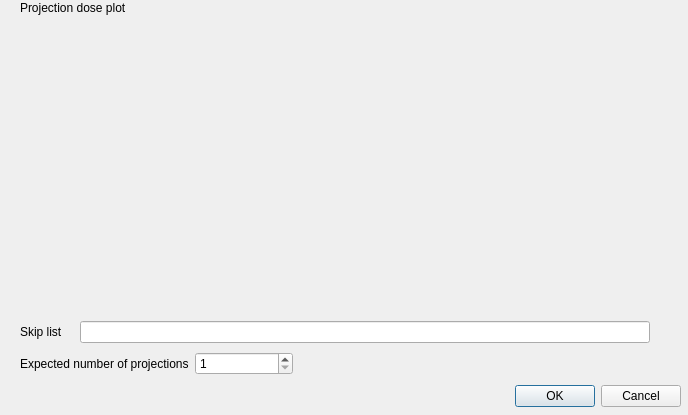
<?xml version="1.0" encoding="UTF-8"?>
<ui version="4.0">
 <class>FindSkipListDialog</class>
 <widget class="QDialog" name="FindSkipListDialog">
  <property name="geometry">
   <rect>
    <x>0</x>
    <y>0</y>
    <width>688</width>
    <height>415</height>
   </rect>
  </property>
  <property name="windowTitle">
   <string>Get projection skip list</string>
  </property>
  <widget class="QDialogButtonBox" name="buttonBox">
   <property name="geometry">
    <rect>
     <x>340</x>
     <y>380</y>
     <width>341</width>
     <height>32</height>
    </rect>
   </property>
   <property name="orientation">
    <enum>Qt::Horizontal</enum>
   </property>
   <property name="standardButtons">
    <set>QDialogButtonBox::Cancel|QDialogButtonBox::Ok</set>
   </property>
  </widget>
  <widget class="QtAddons::Plotter" name="plotProjectionDose" native="true">
   <property name="geometry">
    <rect>
     <x>20</x>
     <y>20</y>
     <width>651</width>
     <height>291</height>
    </rect>
   </property>
  </widget>
  <widget class="QLabel" name="label">
   <property name="geometry">
    <rect>
     <x>20</x>
     <y>0</y>
     <width>151</width>
     <height>16</height>
    </rect>
   </property>
   <property name="text">
    <string>Projection dose plot</string>
   </property>
  </widget>
  <widget class="QWidget" name="layoutWidget">
   <property name="geometry">
    <rect>
     <x>20</x>
     <y>320</y>
     <width>630</width>
     <height>24</height>
    </rect>
   </property>
   <layout class="QHBoxLayout" name="horizontalLayout">
    <item>
     <widget class="QLabel" name="label_2">
      <property name="text">
       <string>Skip list</string>
      </property>
     </widget>
    </item>
    <item>
     <widget class="QLineEdit" name="editSkipList">
      <property name="sizePolicy">
       <sizepolicy hsizetype="Fixed" vsizetype="Fixed">
        <horstretch>0</horstretch>
        <verstretch>0</verstretch>
       </sizepolicy>
      </property>
      <property name="minimumSize">
       <size>
        <width>570</width>
        <height>22</height>
       </size>
      </property>
     </widget>
    </item>
   </layout>
  </widget>
  <widget class="QWidget" name="layoutWidget">
   <property name="geometry">
    <rect>
     <x>20</x>
     <y>350</y>
     <width>273</width>
     <height>27</height>
    </rect>
   </property>
   <layout class="QHBoxLayout" name="horizontalLayout_2">
    <item>
     <widget class="QLabel" name="label_3">
      <property name="text">
       <string>Expected number of projections</string>
      </property>
     </widget>
    </item>
    <item>
     <widget class="QSpinBox" name="spinExpNumProj">
      <property name="minimum">
       <number>1</number>
      </property>
      <property name="maximum">
       <number>9999</number>
      </property>
     </widget>
    </item>
   </layout>
  </widget>
 </widget>
 <customwidgets>
  <customwidget>
   <class>QtAddons::Plotter</class>
   <extends>QWidget</extends>
   <header location="global">plotter.h</header>
   <container>1</container>
  </customwidget>
 </customwidgets>
 <resources/>
 <connections>
  <connection>
   <sender>buttonBox</sender>
   <signal>accepted()</signal>
   <receiver>FindSkipListDialog</receiver>
   <slot>accept()</slot>
   <hints>
    <hint type="sourcelabel">
     <x>248</x>
     <y>254</y>
    </hint>
    <hint type="destinationlabel">
     <x>157</x>
     <y>274</y>
    </hint>
   </hints>
  </connection>
  <connection>
   <sender>buttonBox</sender>
   <signal>rejected()</signal>
   <receiver>FindSkipListDialog</receiver>
   <slot>reject()</slot>
   <hints>
    <hint type="sourcelabel">
     <x>316</x>
     <y>260</y>
    </hint>
    <hint type="destinationlabel">
     <x>286</x>
     <y>274</y>
    </hint>
   </hints>
  </connection>
 </connections>
</ui>
